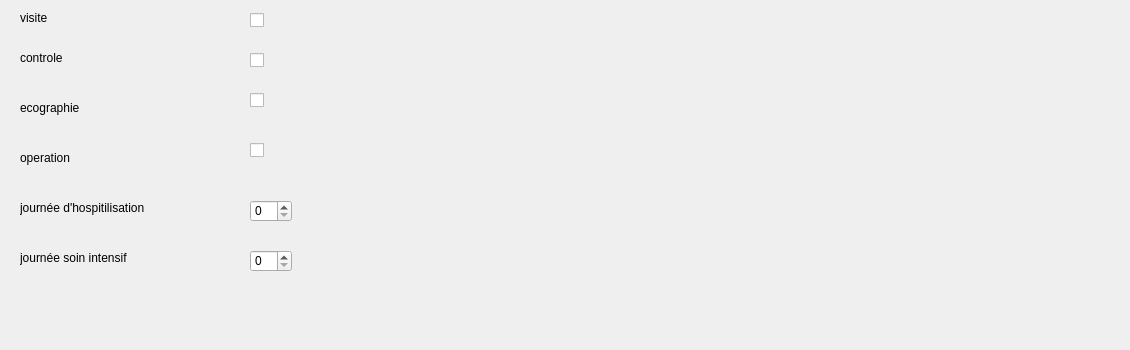
       <widget class="QWidget" name="tab_16">
        <attribute name="title">
         <string>chirirugien</string>
        </attribute>
        <widget class="QLabel" name="label_148">
         <property name="geometry">
          <rect>
           <x>20</x>
           <y>50</y>
           <width>55</width>
           <height>16</height>
          </rect>
         </property>
         <property name="text">
          <string>controle</string>
         </property>
        </widget>
        <widget class="QLabel" name="label_149">
         <property name="geometry">
          <rect>
           <x>20</x>
           <y>250</y>
           <width>121</width>
           <height>16</height>
          </rect>
         </property>
         <property name="text">
          <string>journée soin intensif</string>
         </property>
        </widget>
        <widget class="QCheckBox" name="cheru4_2">
         <property name="geometry">
          <rect>
           <x>250</x>
           <y>140</y>
           <width>81</width>
           <height>20</height>
          </rect>
         </property>
         <property name="text">
          <string/>
         </property>
        </widget>
        <widget class="QCheckBox" name="cheru3_2">
         <property name="geometry">
          <rect>
           <x>250</x>
           <y>90</y>
           <width>81</width>
           <height>20</height>
          </rect>
         </property>
         <property name="text">
          <string/>
         </property>
        </widget>
        <widget class="QSpinBox" name="cheru6_2">
         <property name="geometry">
          <rect>
           <x>250</x>
           <y>250</y>
           <width>42</width>
           <height>22</height>
          </rect>
         </property>
        </widget>
        <widget class="QLabel" name="label_150">
         <property name="geometry">
          <rect>
           <x>20</x>
           <y>100</y>
           <width>111</width>
           <height>16</height>
          </rect>
         </property>
         <property name="text">
          <string>ecographie</string>
         </property>
        </widget>
        <widget class="QLabel" name="label_151">
         <property name="geometry">
          <rect>
           <x>20</x>
           <y>200</y>
           <width>151</width>
           <height>16</height>
          </rect>
         </property>
         <property name="text">
          <string>journée d'hospitilisation</string>
         </property>
        </widget>
        <widget class="QSpinBox" name="cheru5_2">
         <property name="geometry">
          <rect>
           <x>250</x>
           <y>200</y>
           <width>42</width>
           <height>22</height>
          </rect>
         </property>
        </widget>
        <widget class="QLabel" name="label_152">
         <property name="geometry">
          <rect>
           <x>20</x>
           <y>10</y>
           <width>55</width>
           <height>16</height>
          </rect>
         </property>
         <property name="text">
          <string>visite</string>
         </property>
        </widget>
        <widget class="QLabel" name="label_153">
         <property name="geometry">
          <rect>
           <x>20</x>
           <y>150</y>
           <width>55</width>
           <height>16</height>
          </rect>
         </property>
         <property name="text">
          <string>operation</string>
         </property>
        </widget>
        <widget class="QCheckBox" name="cheru2_2">
         <property name="geometry">
          <rect>
           <x>250</x>
           <y>50</y>
           <width>81</width>
           <height>20</height>
          </rect>
         </property>
         <property name="text">
          <string/>
         </property>
        </widget>
        <widget class="QCheckBox" name="cheru1_2">
         <property name="geometry">
          <rect>
           <x>250</x>
           <y>10</y>
           <width>81</width>
           <height>20</height>
          </rect>
         </property>
         <property name="text">
          <string/>
         </property>
        </widget>
        <widget class="QLabel" name="label_154">
         <property name="geometry">
          <rect>
           <x>920</x>
           <y>170</y>
           <width>201</width>
           <height>171</height>
          </rect>
         </property>
         <property name="text">
          <string/>
         </property>
         <property name="pixmap">
          <pixmap>:/Downloads/facture.png</pixmap>
         </property>
         <property name="scaledContents">
          <bool>true</bool>
         </property>
        </widget>
       </widget>
